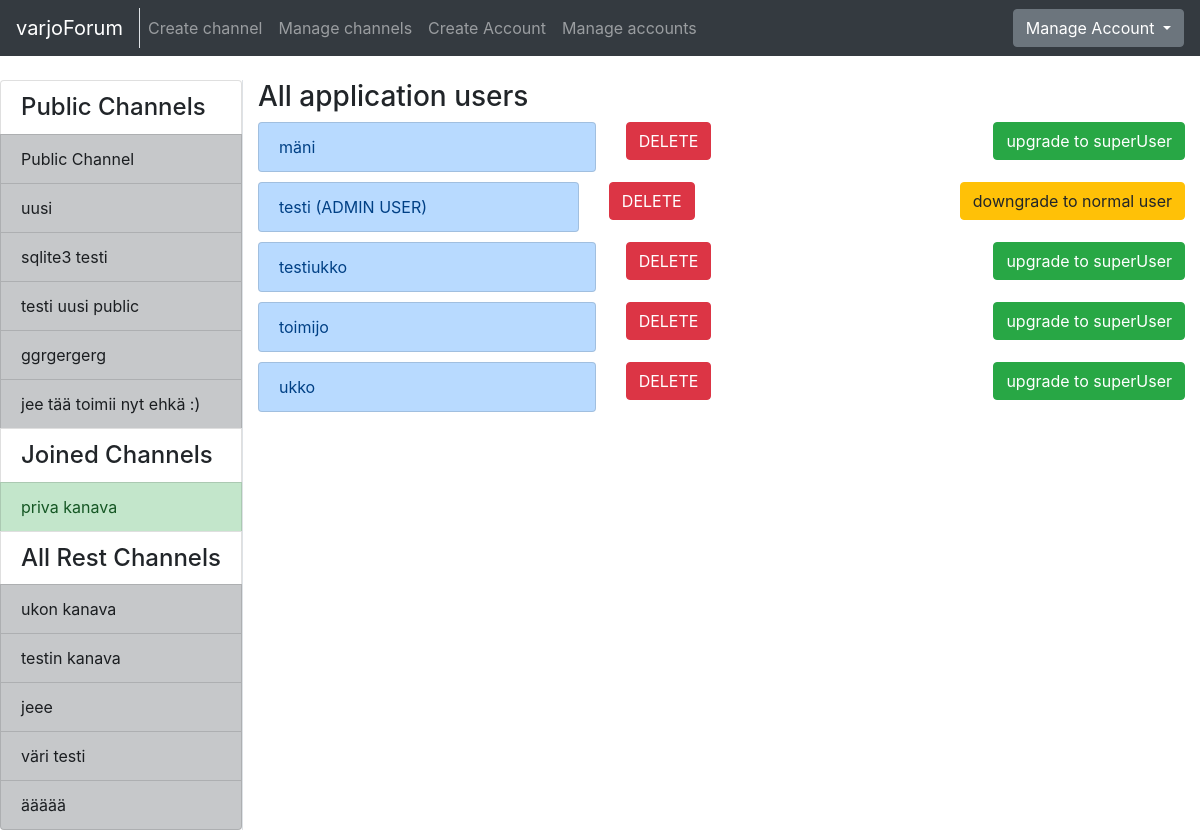
Page /auth/allAccount/ (signed in) on the earlier database version.
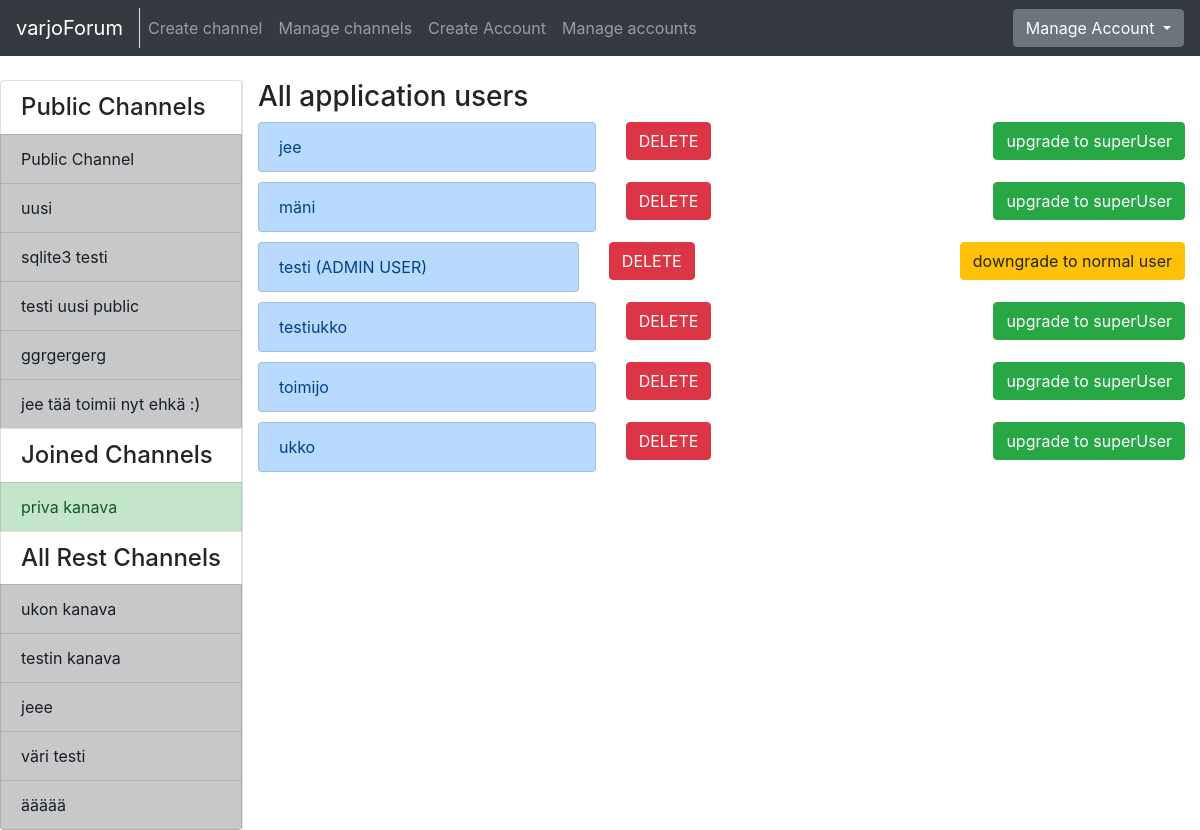
Same page on the later database version.
### application/channels/models.py (models this page shows, shortened)
class Channel(Base):
    name = db.Column(db.String(144), nullable=False)
    introduction = db.Column(db.Text, nullable=False)
    master_id = db.Column(db.Integer, nullable=False)
    public = db.Column(db.Boolean, nullable=False)
    messages = db.relationship("Message", backref='Channel', lazy=True)
    accounts = db.relationship('Account', secondary=accounts, lazy='subquery',
        backref=db.backref('channels', lazy=True))
    @staticmethod
    def get_my_channels(account_id):
        stmt = text("SELECT Channel.id, Channel.name, Channel.master_id"
                    " FROM Channel, Account, Accounts"
                    " WHERE Channel.id = Accounts.channel_id"
                    " AND Channel.public = False"
                    " AND Account.id = Accounts.account_id"
                    " AND Account.id = :account_id"
                    " ORDER BY Channel.name").params(account_id=account_id)
        res = db.engine.execute(stmt)
        response = []
        for row in res:
            response.append({"channel_id":row[0], "channel_name":row[1], "master_id":row[2]})
        return response
    @staticmethod
    def get_channels_where_not_in(account_id):
        stmt = text("SELECT channel.id, channel.name, channel.public"
                    " FROM Channel"
                    " WHERE Channel.id NOT IN ("
                        " SELECT Channel.id"
                            " FROM Channel, Account, Accounts"
                            " WHERE Channel.id = Accounts.channel_id"
                            " AND Account.id = Accounts.account_id"
                            " AND Account.id = :account_id"
                            " )").params(account_id=account_id)
        res = db.engine.execute(stmt)
        response = []
        for row in res:
            response.append({"id":row[0], "name":row[1], "public":row[2]})
        return response
    @staticmethod
    def get_all_publics():
        stmt = text("SELECT Channel.id, Channel.name"
                    " FROM Channel"
                    " WHERE Channel.public = True")
        res = db.engine.execute(stmt)
        response = []
        for row in res:
            response.append({"id":row[0], "name":row[1]})
        return response

### application/auth/models.py (models this page shows, shortened)
class Account(Base):
    username = db.Column(db.String(144), nullable=False)
    password = db.Column(db.String(144), nullable=False)
    motto = db.Column(db.String(144), nullable=False)
    admin = db.Column(db.Boolean, nullable=False)
    email = db.Column(db.String(144), nullable=False)
    messages = db.relationship("Message", backref='account', lazy=True)
    comments = db.relationship("Comment", backref='account', lazy=True)

### application/auth/views.py (the view)
@app.route("/auth/allAccount/", methods=["GET"])
@login_required
def account_list():
    if current_user.admin == False:
        return redirect(url_for("messages_index"))
    if request.method == "GET":
        return render_template("auth/list.html",
                                accounts = Account.query.order_by(Account.username).all(),
                                my_channels=Channel.get_my_channels(current_user.id),
                                all_channels=Channel.get_channels_where_not_in(current_user.id),
                                public_channels=Channel.get_all_publics())

### application/__init__.py (called while the page is built)
@login_manager.user_loader
def load_user(account_id):
  return Account.query.get(account_id)

### application/templates/auth/list.html
{% extends "layout.html" %}
{% block body %}
<h3>All application users</h3>
  <div class="list-group">
    {% for account in accounts %}
    {% if not account.id == current_user.id %}
    <div class="row" style="padding-bottom: 10px">
      <div class="col">
        {% if account.admin == True and not account.id == current_user.id %}
        <p class="list-group-item list-group-item-primary">
          {{ account.username }} (ADMIN USER)
        </p>
        {% else %}
        <p class="list-group-item list-group-item-primary">
          {{ account.username }}
        </p>
        {% endif %}
      </div>
      <div class="col">
        <form method="POST" action="{{ url_for('accounts_delete', account_id=account.id) }}" name="accountform">
          <button type="submit" class="btn btn-danger">DELETE</button>
        </form>
      </div>
      <div class="col-md-auto">
        {% if account.admin == True %}
        <form action="{{ url_for('admin_changer', account_id=account.id, direction='down') }}" method="POST">
          <button type="submit" class="btn btn-warning">
            downgrade to normal user
          </button>
        </form>
        {% else %}
        <form action="{{ url_for('admin_changer', account_id=account.id, direction='up') }}" method="POST">
          <button type="submit" class="btn btn-success">
            upgrade to superUser
          </button>
        </form>
        {% endif %}
      </div>
    </div>
    {% endif %}
    {% endfor %}
  </div>
{% endblock %}

### application/templates/layout.html (shortened to what this page needs)
<!DOCTYPE html>
  <html>
    <head>
      <link rel="stylesheet" href="https://maxcdn.bootstrapcdn.com/bootstrap/4.0.0/css/bootstrap.min.css">
    </head>
    <body>
      <nav class="navbar navbar-expand-md navbar-dark bg-dark mb-4">
        <div class="border-right">
          <a class="navbar-brand" href="{{ url_for('index') }}">varjoForum</a>
        </div>
        <div class="collapse navbar-collapse" id="navbarCollapse">
          <ul class="navbar-nav mr-auto">
            {% if current_user.is_authenticated %}
              <li class="nav-item">
                <a class="nav-link" href="{{ url_for('channels_create') }}">Create channel</a>
              </li>
            {% endif %}
            {% if current_user.admin == True %}
              <li class="nav-item">
                <a href="{{ url_for('channel_manager') }}" class="nav-link">Manage channels</a>
              </li>
              <li class="nav-item">
                <a href="{{ url_for('account_create') }}" class="nav-link">Create Account</a>
              </li>
              <li class="nav-item">
                <a class="nav-link" href="{{ url_for('account_list') }}">Manage accounts</a>
              </li>
            {% endif %}
          </ul>
            {% if current_user.is_authenticated %}
            <div class="btn-group">
              <button type="button" class="btn btn-secondary dropdown-toggle" data-toggle="dropdown" aria-haspopup="true" aria-expanded="false">
                  Manage Account
              </button>
            </div>
            {% else %}
            <a class="btn btn-success" href="{{ url_for('auth_login') }}">Login</a>
            {% endif %}
        </div>
      </nav>
      <div class="container-fluid" >
        <div class="row">
            <div class="border-right">
              <div class="col-sx" >
                <div style="float: left">
                  <div class="list-group">
                  {% if current_user.is_authenticated %}
                    <h4 class="list-group-item">Public Channels</h4>
                    {% for public in public_channels %}
                      <a href="{{ url_for('one_channel_index', channel_id=public.id, sort='first') }}"
                          class="list-group-item list-group-item-action list-group-item-dark">
                        {{ public.name }}
                      </a>
                    {% endfor %}
                    {% if my_channels %}
                      <h4 class="list-group-item">Joined Channels</h4>
                    {% endif %}
                    {% for my_channel in my_channels %}
                      {% if my_channel.master_id == current_user.id %}
                      <a href="{{ url_for('one_channel_index', channel_id=my_channel.channel_id, sort='first') }}"
                          class="list-group-item list-group-item-action list-group-item-success">
                        {{ my_channel.channel_name }}
                      </a>
                      {% else %}
                      <a href="{{ url_for('one_channel_index', channel_id=my_channel.channel_id, sort='first') }}"
                          class="list-group-item list-group-item-action list-group-item-dark">
                        {{ my_channel.channel_name }}
                      </a>
                      {% endif %}
                    {% endfor %}
                    <h4 class="list-group-item">All Rest Channels</h4>
                {% else %}
                {% if all_channels %}
                <h4 class="list-group-item">All Channels</h4>
                {% endif %}
                {% endif %}
                {% for channel in all_channels %}
                  {% if channel.public == False %}
                  <a href="{{ url_for('one_channel_index', channel_id=channel.id, sort='first') }}"
                      class="list-group-item list-group-item-action list-group-item-dark">
                    {{ channel.name }}
                  </a>
                  {% endif %}
                {% endfor %}
              </div>
              </div>
              </div>
          </div>
          <div class="col">
            {% block body %}{% endblock %}
          </div>
        </div>
    </body>
  </html>

Differences in the rows shown:
added Account: username "jee"
